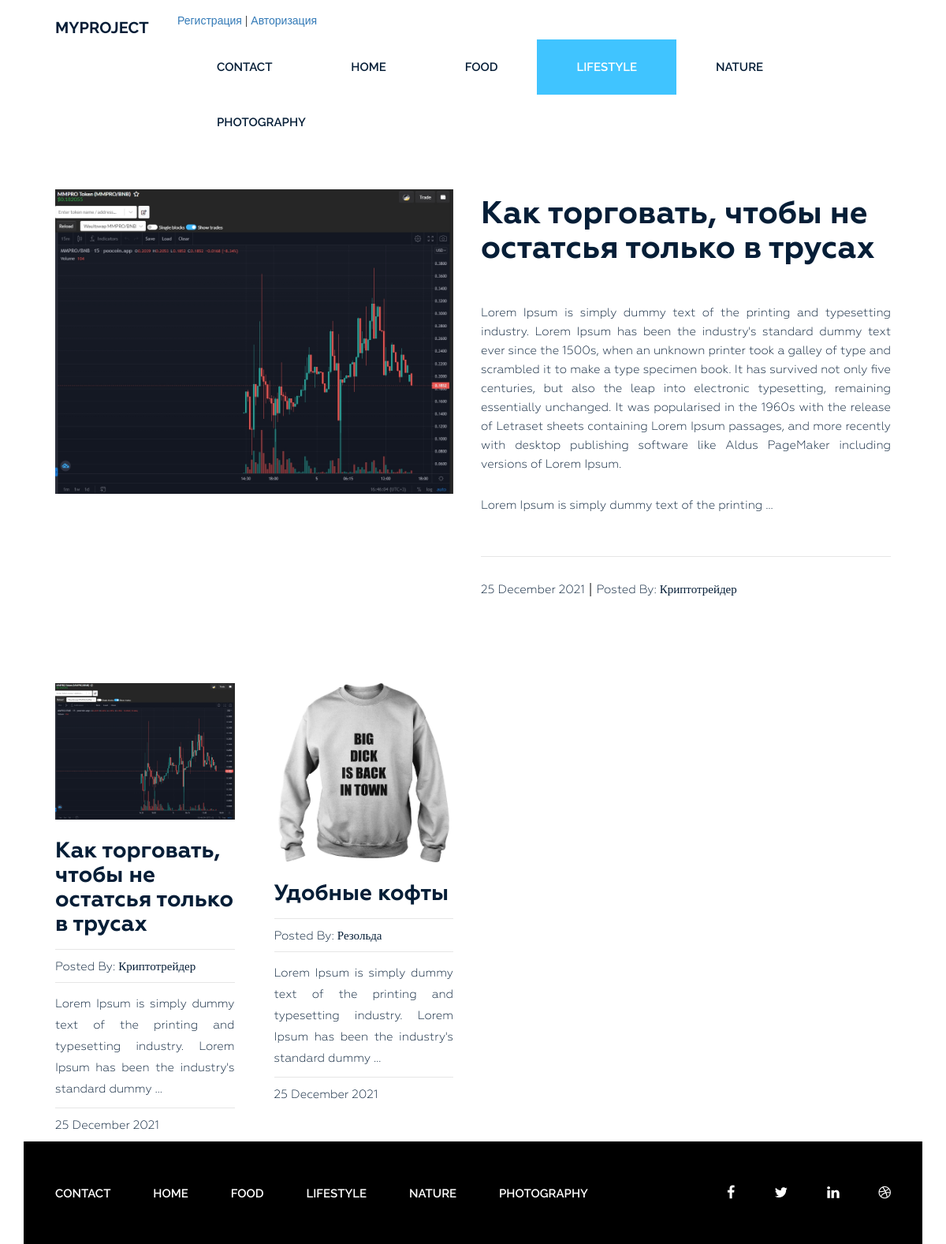
The app's page /category/lifestyle/ with its own data.
### blog/models.py (models this page shows, shortened)
class Category(models.Model):
    title = models.CharField(max_length=255, verbose_name='Название')
    slug = models.SlugField(max_length=255, verbose_name='URL category', unique=True)
    def __str__(self):
        return self.title
    class Meta:
        verbose_name = 'Category'
        verbose_name_plural = 'Categories'
        ordering = ['title']
    def get_absolute_url(self):
        return reverse('category', kwargs={'slug':self.slug})

class Post(models.Model):
    title = models.CharField(max_length=255, verbose_name='Название')
    slug = models.SlugField(max_length=255, verbose_name='URL category', unique=True)
    author = models.CharField(max_length=100, verbose_name='Автор')
    content = models.TextField(blank=True, verbose_name='Контент')
    created_at = models.DateTimeField(auto_now_add=True, verbose_name='Дата опубликации')
    photo = models.ImageField(upload_to='photos/%Y/%m/%d/', blank=True)
    views = models.IntegerField(default=0, verbose_name='Количество просмотров')
    category = models.ForeignKey(Category, on_delete=models.PROTECT, related_name='posts')
    tag = models.ManyToManyField(Tag, related_name='posts', blank=True)
    def get_absolute_url(self):
        return reverse('post', kwargs={'slug':self.slug})
    class Meta:
        verbose_name = 'Post'
        verbose_name_plural = 'Posts'
        ordering = ['-created_at']

### blog/views.py (the view)
# urls.py: path('category/<str:slug>/', PostByCategory.as_view(), name='category'),
class PostByCategory(ListView):
    template_name = 'blog/index.html'
    context_object_name = 'posts'
    paginate_by = 2
    allow_empty = False
    def get_queryset(self):
        return Post.objects.filter(category__slug=self.kwargs['slug'])
    def get_context_data(self, *, object_list=None, **kwargs):
        context = super().get_context_data(**kwargs)
        context['title'] = Category.objects.get(slug=self.kwargs['slug'])
        return context

### blog/templatetags/menu.py (called while the page is built)
@register.inclusion_tag('blog/menu_tpl.html')
def show_menu(menu_class='menu'):
    categories = Category.objects.all()
    return {'categories': categories, 'menu_class': menu_class}

### blog/templatetags/sidebar.py (called while the page is built)
@register.inclusion_tag('blog/most_popular_tpl.html')
def get_popular_post(count=1):
    posts = Post.objects.order_by('-views')[:count]
    return {'post': posts}

### blog/templates/blog/index.html (shortened to what this page needs)
{% extends 'base.html' %}
{% load static %}
{% load sidebar %}
{% block content %}
<div class="border-top" style="border:border-top: 1px solid #40c4ff;">
<section class="blog-post-area">
            <div class="container">
                <div class="row">
                    <div class="blog-post-area-style">
                        {% get_popular_post %}
                            {% for post in posts %}
                            <div class="col-md-3">
                                <div class="single-post">
                                    {% if post.photo %}
                                        <img src="{{ post.photo.url }}" alt="{{ post.title }}">
                                    {% else %}
                                        <img src="https://picsum.photos/id/1060/300/201/?blur=2" alt="{{ post.title }}">
                                    {% endif %}
                                    <h3><a href="{{ post.get_absolute_url }}">{{ post.title }}</a></h3>
                                    <h4><span>Posted By: <span class="author-name">{{ post.author }}</span></span>
                                    </h4>
                                    {{ post.content|truncatewords_html:20|safe }}
                                    <h4><span>{{ post.created_at|date:"j F Y" }}</span></h4>
                                </div>
                            </div>
                            {% endfor %}
                    </div>
                </div>
            </div>
        </section>
</div>
{% endblock %}

### templates/base.html (shortened to what this page needs)
{% load static %}
{% load cache %}
<!DOCTYPE html>
<html lang="en">
<head>
    <link rel="stylesheet" href="{% static 'css/bootstrap.css' %}">
    <link rel="stylesheet" href="{% static 'css/font-awesome.min.css' %}">
    <link rel="stylesheet" href="{% static 'css/owl.carousel.min.css' %}">
    <link rel="stylesheet" href="{% static 'css/owl.theme.default.min.css' %}">
    <link rel="stylesheet" href="{% static 'style.css' %}">
    <link rel="stylesheet" href="{% static 'responsive.css' %}">
</head>
<body>
    <div class="wrapper">
        {% cache 5 header %}
        {% include 'inc/_header.html' %}
        {% endcache %}
        {% block content %}
        {% endblock %}
        {% cache 5 footer %}
        {% include 'inc/_footer.html' %}
        {% endcache %}
    </div>
</body>
</html>

### templates/inc/_header.html
{% load menu %}
<header class="header">
            <div class="container">
                <div class="row">
                    <div class="col-md-2">
                        <div class="logo">
                            <h2><a href="{% url 'home' %}">MyProject</a></h2>
                        </div>
                    </div>
                    <span class="navbar-text">
          {% if request.user.is_authenticated %}
          Приветствуем, {{ user.username }}! | <a href="{% url 'logout' %}">Выйти</a>
          {% else %}
          <a href="{% url 'register' %}">Регистрация</a> | <a href="{% url 'login' %}">Авторизация</a>
          {% endif %}
        </span>
                    <div class="col-md-10">
                        {% show_menu %}
                    </div>
                </div>
            </div>
        </header>

### blog/templates/blog/menu_tpl.html (shortened to what this page needs)
<div class="{{ menu_class }}">
                            <ul>
                                <li><a href="{% url 'contact' %}">Contact</a></li>
                                <li><a href="{% url 'home' %}">Home</a></li>
                                {% for item in categories %}
                                <li><a href="{{ item.get_absolute_url }}">{{ item.title }}</a></li>
                                {% endfor %}
                            </ul>
                        </div>

### blog/templates/blog/most_popular_tpl.html
{% for x in post %}
<div class="col-md-12">
                                <div class="single-post-big">
                                    <div class="big-image">
                                        <img src="{{ x.photo.url }}" alt="{{ x.title }}">
                                    </div>
                                    <div class="big-text">
                                        <h3><a href="{{ x.get_absolute_url }}">{{ x.title }}</a></h3>
                                        <p>{{ x.content|truncatewords_html:100|safe }}</p>
                                        <h4><span class="date">{{ x.created_at|date:"j F Y" }}</span> | <span class="author-">Posted By: <span class="author-name">{{ x.author }}</span></span>
                                        </h4>
                                    </div>
                                </div>
                            </div>
{% endfor %}

### templates/inc/_footer.html
{% load menu %}
<footer class="footer">
            <div class="container">
                <div class="row">
                    <div class="col-md-12">
                        <div class="footer-bg">
                            <div class="row">
                                <div class="col-md-9">
                                    {% show_menu 'footer-menu' %}
                                </div>
                                <div class="col-md-3">
                                    <div class="footer-icon">
                                        <p><a href="#"><i class="fa fa-facebook" aria-hidden="true"></i></a><a href="#"><i class="fa fa-twitter" aria-hidden="true"></i></a><a href="#"><i class="fa fa-linkedin" aria-hidden="true"></i></a><a href="#"><i class="fa fa-dribbble" aria-hidden="true"></i></a></p>
                                    </div>
                                </div>
                            </div>
                        </div>
                    </div>
                </div>
            </div>
        </footer>

### myblog/static/style.css (style rules this page uses)
.wrapper header.header .logo h2 { margin: 0 0 0 40px; padding: 0; }
.wrapper header.header .logo h2 a { color: #061e37; font-family: "Raleway", sans-serif; font-size: 20px; font-weight: 700; text-decoration: none; line-height: 70px; padding: 22px 0; text-transform: uppercase; }
.wrapper header.header .menu { margin: 0 }
.wrapper header.header .menu ul { float: right; margin: 0; padding: 0; margin-right: 4px; }
.wrapper header.header .menu ul li { display: inline-block; list-style: outside none none; margin: 0 -4px 0 0; }
.wrapper header.header .menu ul li a { color: rgb(6, 30, 55); font-family: "Raleway", sans-serif; font-size: 15px; font-weight: 600; line-height: 70px; padding: 26px 50px; text-decoration: none; text-transform: uppercase; }
.wrapper header.header .menu ul li.active a { background: #40c4ff; color: #fff; }
section.blog-post-area { margin-top: 50px; }
section.blog-post-area .big-image { float: left; width: 50%; padding-right: 35px; }
section.blog-post-area .big-text { float: right; width: 50%; padding-right: 20px; }
section.blog-post-area img { width: 100%; }
section.blog-post-area .big-text h3 { margin: 10px 0 0; }
section.blog-post-area .big-text h3 a { font-family: Geometria; font-weight: 700; font-size: 40px; color: #061e37; text-decoration: none; }
section.blog-post-area .big-text p { color: #061e37; font-family: Geometria; font-size: 15px; font-weight: 400; line-height: 24px; padding-top: 18px; text-align: justify; text-decoration: none; }
section.blog-post-area .big-text h4 { margin-top: 25px; padding-top: 30px; position: relative; }
section.blog-post-area .big-text h4::before { background: #e6e6e6 none repeat scroll 0 0; content: ""; height: 1px; position: absolute; top: 0; width: 100%; }
section.blog-post-area .single-post { padding-right: 20px; margin: 100px 0px 0px; }
section.blog-post-area h4 span { font-family: Geometria; font-weight: 400; font-size: 15px; color: #061e37; text-decoration: none; }
section.blog-post-area h4 span.author-name { font-weight: 500; }
.blog-post-area .single-post h3 a { font-family: Geometria; font-size: 28px; font-weight: 700; text-decoration: none; color: #061e37; }
.blog-post-area .single-post p { color: #061e37; font-family: Geometria; font-size: 15px; font-weight: 400; line-height: 27px; padding-top: 14px; position: relative; text-align: justify; }
.blog-post-area .single-post h4 { margin-bottom: 12px; padding-top: 10px; position: relative; }
.blog-post-area .single-post h4::before { background: #e6e6e6 none repeat scroll 0 0; content: ""; height: 1px; position: absolute; top: 0; width: 100%; }
.blog-post-area .single-post p::before { background: #e6e6e6 none repeat scroll 0 0; content: ""; height: 1px; position: absolute; top: 0; width: 100%; }
.blog-post-area .single-post h3 { margin: 25px 0 15px; }
.blog-post-area .blog-post-area-style { margin: 0 20px 0 40px; }
.wrapper footer.footer { height: 130px; }
.wrapper footer .footer-bg { background: #000 none repeat scroll 0 0; height: 130px; overflow: hidden; }
.wrapper footer.footer .footer-menu { margin: 0 }
.wrapper footer.footer .footer-menu ul { line-height: 130px; margin: 0; padding: 0; }
.wrapper footer.footer .footer-menu ul li { display: inline; list-style: outside none none; margin: 0; padding: 30px 0px; }
.wrapper footer.footer .footer-menu ul li a { color: #fff; font-family: "Raleway", sans-serif; font-size: 15px; font-weight: 600; line-height: 70px; margin-left: 40px; padding: 26px 10px 26px 0; text-decoration: none; text-transform: uppercase; }
.wrapper footer.footer .footer-icon p { float: right; line-height: 130px; }
.wrapper footer.footer .footer-icon p i { color: #fff; font-size: 18px; margin-right: 30px; padding: 10px; }

### records on screen
Category: title "FOOD"
Category: title "LIFESTYLE"
Category: title "NATURE"
Category: title "PHOTOGRAPHY"
Post: photo (picture), title "Как торговать, чтобы не остатсья только в трусах", content "Lorem Ipsum is simply dummy text of the printing and typesetting industry. Lorem Ipsum has been the industry's standard dummy text ever since the 1500s, when an unknown printer took a galley of type and scrambled it to make a type specimen book. It has survived not only five centuries, but also the leap into electronic typesetting, remaining essentially unchanged. It was popularised in the 1960s with the release of Letraset sheets containing Lorem Ipsum passages, and more recently with desktop publishing software like Aldus PageMaker including versions of Lorem Ipsum. Lorem Ipsum is simply dummy text of the printing …", created_at "25 December 2021", author "Криптотрейдер", content "Lorem Ipsum is simply dummy text of the printing and typesetting industry. Lorem Ipsum has been the industry's standard dummy …"
Post: photo (picture), title "Удобные кофты", author "Резольда", content "Lorem Ipsum is simply dummy text of the printing and typesetting industry. Lorem Ipsum has been the industry's standard dummy …", created_at "25 December 2021"
